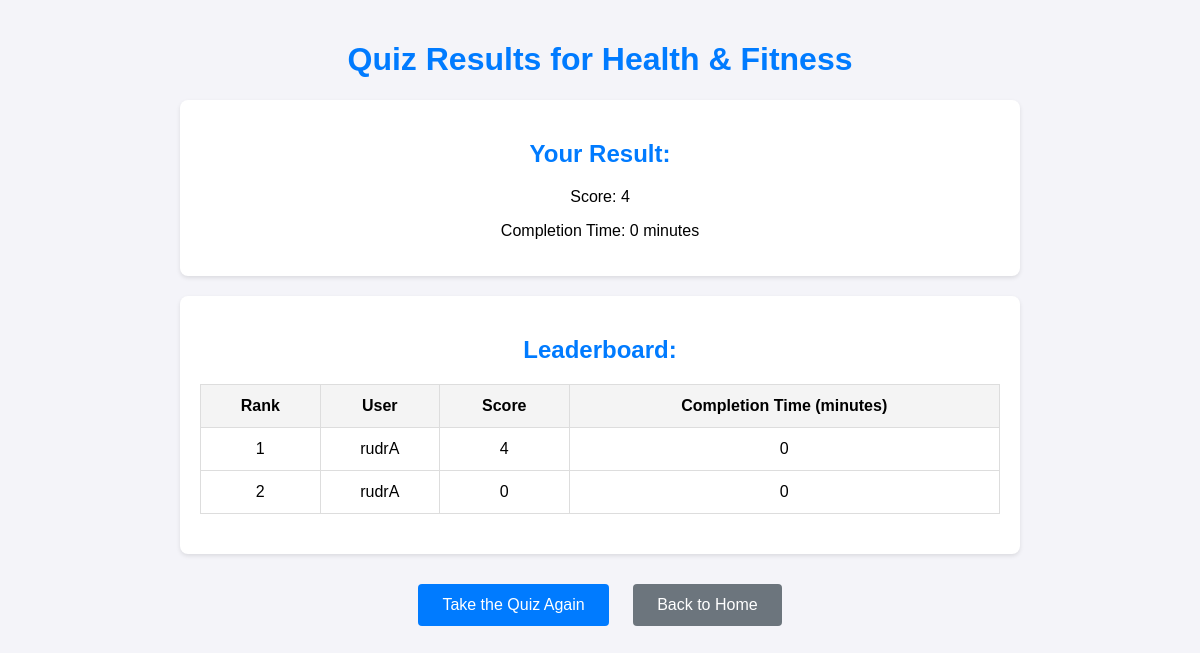
Page /quizzes/quiz/7/result/ (signed in) on the committed database.
### quizzes/models.py (models this page shows)
class QuizModel(models.Model):
    title = models.CharField(max_length=255)
    author = models.ForeignKey(get_user_model(), on_delete=models.CASCADE, related_name="QuizModel_user",null=True)
    quiz_picture = models.ImageField(upload_to="quiz_pictures/",null=True, blank=True)
    description = models.TextField(null=True,blank=True)
    no_of_questions= models.IntegerField(default=0)
    duration_minutes = models.IntegerField(default=10)
    created_at = models.DateTimeField(auto_now_add=True)

class ParticipationModel(models.Model):
    user = models.ForeignKey(get_user_model(), on_delete=models.CASCADE, related_name='ParticipationModel_user')
    quiz = models.ForeignKey(QuizModel, on_delete=models.CASCADE,related_name='ParticipationModel_quiz')
    score = models.IntegerField(default=0)
    completion_minutes = models.IntegerField(default=0)
    completed_at = models.TimeField(auto_now_add=True)

### quizzes/views.py (the view)
# urls.py: path('quiz/<int:quiz_id>/result/', quiz_result_view, name='quiz_result'),
def quiz_result_view(request, quiz_id):
    quiz = get_object_or_404(QuizModel, id=quiz_id)
    participation = ParticipationModel.objects.filter(user=request.user, quiz=quiz).order_by('-completed_at').first()
    leaderboard = ParticipationModel.objects.filter(quiz=quiz).order_by('-score', 'completion_minutes')
    return render(request, 'quiz_result.html', context={'quiz': quiz,'participation': participation,'leaderboard': leaderboard, })

### quizzes/templates/quiz_result.html (shortened to what this page needs)
<!DOCTYPE html>
<html lang="en">
<head>
</head>
<body>
  <h1>Quiz Results for {{ quiz.title }}</h1>
  <div class="result-section">
    <h2>Your Result:</h2>
    <p>Score: {{ participation.score }}</p>
    <p>Completion Time: {{ participation.completion_minutes }} minutes</p>
  </div>
  <div class="leaderboard-section">
    <h2>Leaderboard:</h2>
    <table>
      <thead>
        <tr>
          <th>Rank</th>
          <th>User</th>
          <th>Score</th>
          <th>Completion Time (minutes)</th>
        </tr>
      </thead>
      <tbody>
        {% for entry in leaderboard %}
        <tr>
          <td>{{ forloop.counter }}</td>
          <td>{{ entry.user.username }}</td>
          <td>{{ entry.score }}</td>
          <td>{{ entry.completion_minutes }}</td>
        </tr>
        {% empty %}
        <tr>
          <td colspan="4">No participants yet.</td>
        </tr>
        {% endfor %}
      </tbody>
    </table>
  </div>
  <div class="text-center">
    <a href="{% url 'participate_in_quiz' quiz.id %}" class="btn btn-primary">Take the Quiz Again</a>
    <a href="{% url 'home_view' %}" class="btn btn-secondary">Back to Home</a>
  </div>
</body>
</html>

### quizzes/templates/quiz_result.html (style rules this page uses)
body { font-family: Arial, sans-serif; background-color: #f4f4f9; margin: 0; padding: 20px; display: flex; flex-direction: column; align-items: center; }
h1, h2 { color: #007bff; text-align: center; }
.result-section, .leaderboard-section { width: 80%; max-width: 800px; background-color: #fff; padding: 20px; border-radius: 8px; box-shadow: 0 2px 4px rgba(0, 0, 0, 0.1); margin-bottom: 20px; text-align: center; }
table { width: 100%; border-collapse: collapse; margin-bottom: 20px; }
th, td { border: 1px solid #ddd; padding: 12px; text-align: center; }
th { background-color: #f4f4f4; }
a { display: inline-block; text-align: center; padding: 12px 24px; font-size: 16px; color: white; text-decoration: none; border-radius: 4px; margin: 10px; }
.btn-primary { background-color: #007bff; }
.btn-secondary { background-color: #6c757d; }

### rows in the picture
QuizModel: title "Health & Fitness"
ParticipationModel: score "4", completion_minutes "0", user.username "rudrA"
ParticipationModel: user.username "rudrA", score "0", completion_minutes "0"
